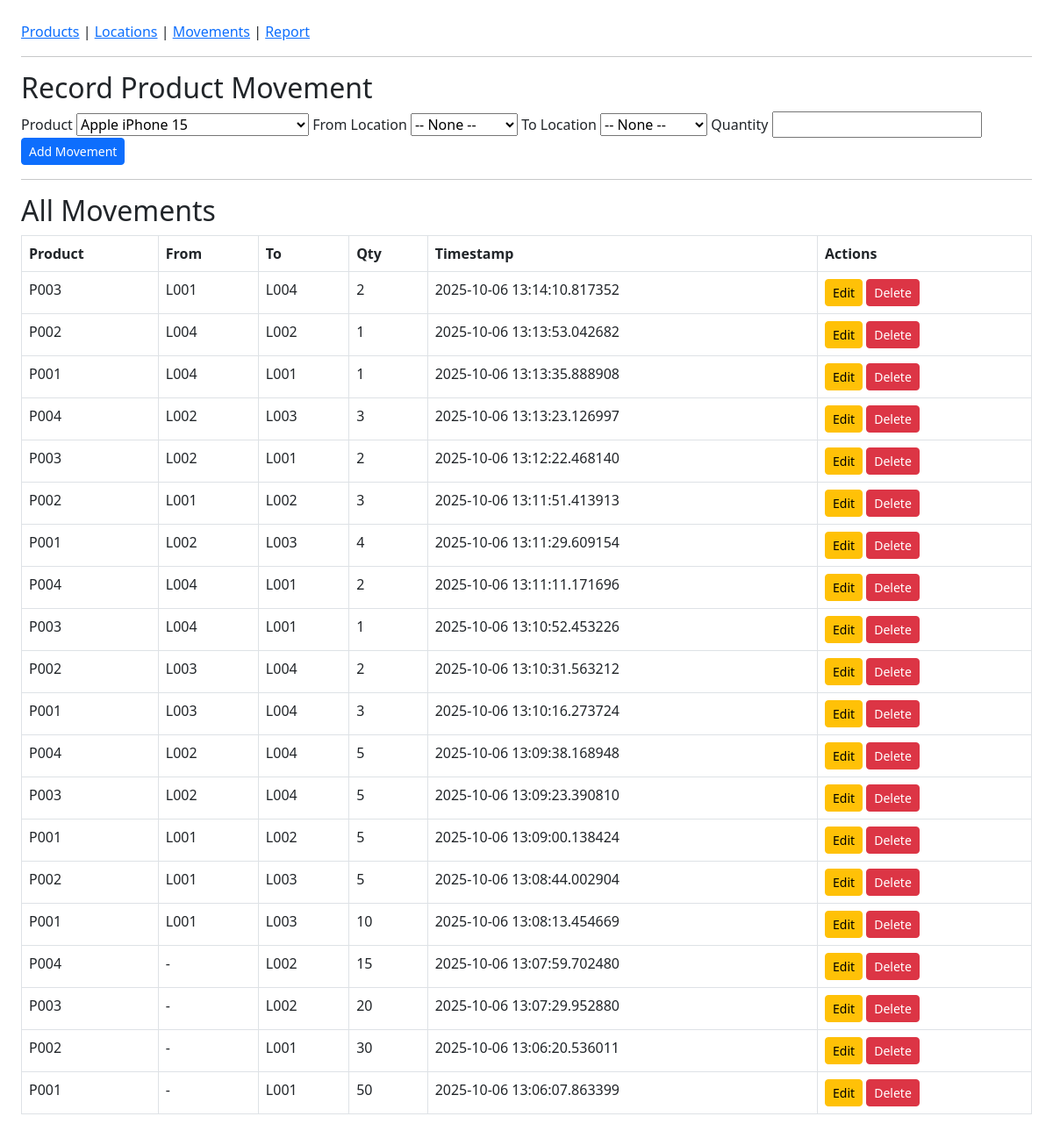
/movements, run on the app's committed database.
### models.py (models this page shows)
class ProductMovement(db.Model):
    movement_id = db.Column(db.Integer, primary_key=True, autoincrement=True)
    timestamp = db.Column(db.DateTime, default=datetime.utcnow)
    from_location = db.Column(db.String, db.ForeignKey('location.location_id'), nullable=True)
    to_location = db.Column(db.String, db.ForeignKey('location.location_id'), nullable=True)
    product_id = db.Column(db.String, db.ForeignKey('product.product_id'))
    qty = db.Column(db.Integer, nullable=False)
    from_loc = db.relationship('Location', foreign_keys=[from_location], lazy=True)
    to_loc = db.relationship('Location', foreign_keys=[to_location], lazy=True)

### app.py (the view)
@app.route('/movements')
def movements():
    movements = ProductMovement.query.order_by(ProductMovement.timestamp.desc()).all()
    products = Product.query.all()
    locations = Location.query.all()
    return render_template('movements.html', movements=movements, products=products, locations=locations)

### templates/movements.html (shortened to what this page needs)
{% extends "base.html" %}
{% block content %}
<h2>Record Product Movement</h2>
<form method="POST" action="/movement/add" class="mb-3">
  <label>Product</label>
  <select name="product_id" required>
    {% for product in products %}
      <option value="{{ product.product_id }}">{{ product.name }}</option>
    {% endfor %}
  </select>
  <label>From Location</label>
  <select name="from_location">
    <option value="">-- None --</option>
  </select>
  <label>To Location</label>
  <select name="to_location">
    <option value="">-- None --</option>
  </select>
  <label>Quantity</label>
  <input type="number" name="qty" required min="1">
  <button type="submit" class="btn btn-primary btn-sm">Add Movement</button>
</form>
<hr>
<h2>All Movements</h2>
<table class="table table-bordered">
  <tr>
    <th>Product</th>
    <th>From</th>
    <th>To</th>
    <th>Qty</th>
    <th>Timestamp</th>
    <th>Actions</th>
  </tr>
  {% for m in movements %}
  <tr>
    <td>{{ m.product_id }}</td>
    <td>{{ m.from_location or '-' }}</td>
    <td>{{ m.to_location or '-' }}</td>
    <td>{{ m.qty }}</td>
    <td>{{ m.timestamp }}</td>
    <td>
      <a href="{{ url_for('edit_movement', movement_id=m.movement_id) }}" class="btn btn-warning btn-sm">Edit</a>
      <a href="{{ url_for('delete_movement', movement_id=m.movement_id) }}" class="btn btn-danger btn-sm">Delete</a>
    </td>
  </tr>
  {% endfor %}
</table>
{% endblock %}

### templates/base.html (shortened to what this page needs)
<!DOCTYPE html>
<html>
<head>
  <link rel="stylesheet" href="https://cdn.jsdelivr.net/npm/bootstrap@5.3.0/dist/css/bootstrap.min.css">
</head>
<body class="p-4">
  <nav>
    <a href="/products">Products</a> |
    <a href="/locations">Locations</a> |
    <a href="/movements">Movements</a> |
    <a href="/report">Report</a>
  </nav>
  <hr>
  {% block content %}{% endblock %}
</body>
</html>

### data on the page
ProductMovement: product_id "P003", from_location "L001", to_location "L004", qty "2", timestamp "2025-10-06 13:14:10.817352"
ProductMovement: product_id "P002", from_location "L004", to_location "L002", qty "1", timestamp "2025-10-06 13:13:53.042682"
ProductMovement: product_id "P001", from_location "L004", to_location "L001", qty "1", timestamp "2025-10-06 13:13:35.888908"
ProductMovement: product_id "P004", from_location "L002", to_location "L003", qty "3", timestamp "2025-10-06 13:13:23.126997"
ProductMovement: product_id "P003", from_location "L002", to_location "L001", qty "2", timestamp "2025-10-06 13:12:22.468140"
ProductMovement: product_id "P002", from_location "L001", to_location "L002", qty "3", timestamp "2025-10-06 13:11:51.413913"
ProductMovement: product_id "P001", from_location "L002", to_location "L003", qty "4", timestamp "2025-10-06 13:11:29.609154"
ProductMovement: product_id "P004", from_location "L004", to_location "L001", qty "2", timestamp "2025-10-06 13:11:11.171696"
ProductMovement: product_id "P003", from_location "L004", to_location "L001", qty "1", timestamp "2025-10-06 13:10:52.453226"
ProductMovement: product_id "P002", from_location "L003", to_location "L004", qty "2", timestamp "2025-10-06 13:10:31.563212"
ProductMovement: product_id "P001", from_location "L003", to_location "L004", qty "3", timestamp "2025-10-06 13:10:16.273724"
ProductMovement: product_id "P004", from_location "L002", to_location "L004", qty "5", timestamp "2025-10-06 13:09:38.168948"
ProductMovement: product_id "P003", from_location "L002", to_location "L004", qty "5", timestamp "2025-10-06 13:09:23.390810"
ProductMovement: product_id "P001", from_location "L001", to_location "L002", qty "5", timestamp "2025-10-06 13:09:00.138424"
ProductMovement: product_id "P002", from_location "L001", to_location "L003", qty "5", timestamp "2025-10-06 13:08:44.002904"
ProductMovement: product_id "P001", from_location "L001", to_location "L003", qty "10", timestamp "2025-10-06 13:08:13.454669"
ProductMovement: product_id "P004", from_location "-", to_location "L002", qty "15", timestamp "2025-10-06 13:07:59.702480"
ProductMovement: product_id "P003", from_location "-", to_location "L002", qty "20", timestamp "2025-10-06 13:07:29.952880"
ProductMovement: product_id "P002", from_location "-", to_location "L001", qty "30", timestamp "2025-10-06 13:06:20.536011"
ProductMovement: product_id "P001", from_location "-", to_location "L001", qty "50", timestamp "2025-10-06 13:06:07.863399"

### other printed values
form field product_id "Apple iPhone 15"
